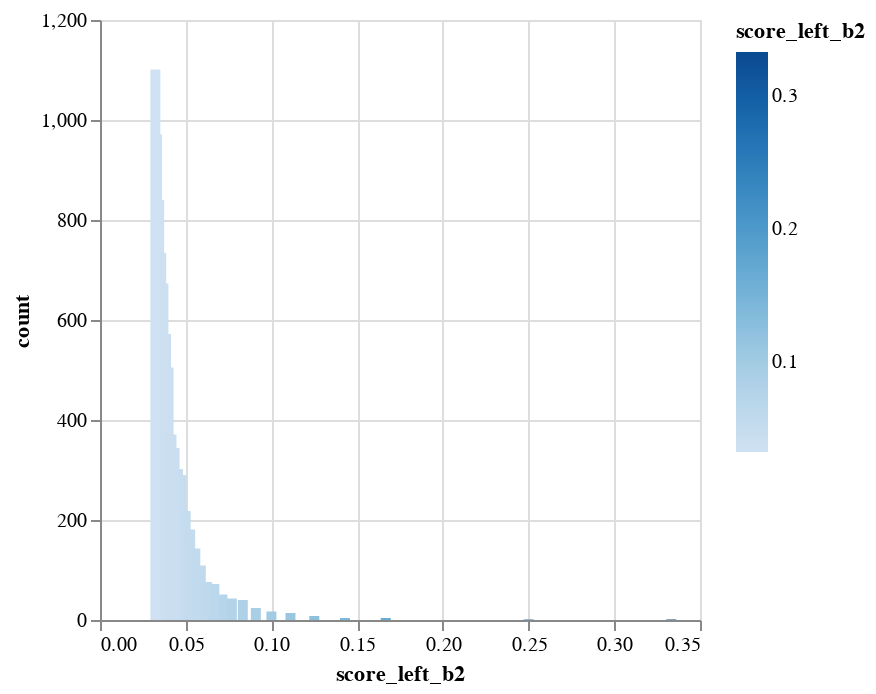
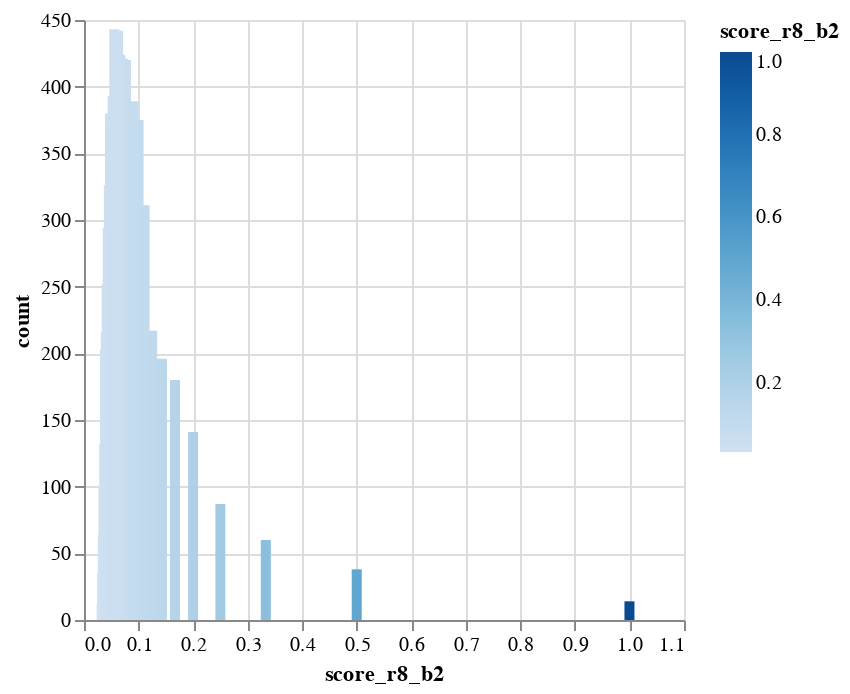

Notebook cell for these charts, in order:
### Code cell
show_b_stats('score_left_b2')
show_b_stats('score_r8_b2')

### Figure 1 — Vega-Lite specification as saved in the notebook (floating-point values rounded to 4 significant figures)
{"config": {"view": {"continuousWidth": 300, "continuousHeight": 300}}, "data": {"name": "data-8aadc75aedb4e7e9cd1e24ab9dddc05b"}, "mark": {"type": "bar", "tooltip": true}, "encoding": {"color": {"field": "score_left_b2", "type": "quantitative"}, "x": {"field": "score_left_b2", "type": "quantitative"}, "y": {"field": "count", "type": "quantitative"}}, "params": [{"name": "param_3", "select": {"type": "interval", "encodings": ["x", "y"]}, "bind": "scales"}], "$schema": "https://vega.github.io/schema/vega-lite/v5.20.1.json", "datasets": {"data-8aadc75aedb4e7e9cd1e24ab9dddc05b": [{"score_left_b2": 0.0333, "count": 971}, {"score_left_b2": 0.0588, "count": 109}, {"score_left_b2": 0.125, "count": 8}, {"score_left_b2": 0.0476, "count": 290}, {"score_left_b2": 0.0769, "count": 43}, {"score_left_b2": 0.037, "count": 673}, {"score_left_b2": 0.1, "count": 17}, {"score_left_b2": 0.0833, "count": 40}, {"score_left_b2": 0.0714, "count": 51}, {"score_left_b2": 0.0345, "count": 840}, {"score_left_b2": 0.3333, "count": 1}, {"score_left_b2": 0.04, "count": 505}, {"score_left_b2": 0.0625, "count": 76}, {"score_left_b2": 0.0357, "count": 734}, {"score_left_b2": 0.05, "count": 218}, {"score_left_b2": 0.1111, "count": 14}, {"score_left_b2": 0.0455, "count": 302}, {"score_left_b2": 0.0667, "count": 72}, {"score_left_b2": 0.25, "count": 1}, {"score_left_b2": 0.0435, "count": 344}, {"score_left_b2": 0.0323, "count": 1101}, {"score_left_b2": 0.1429, "count": 4}, {"score_left_b2": 0.1667, "count": 4}, {"score_left_b2": 0.0385, "count": 572}, {"score_left_b2": 0.0909, "count": 24}, {"score_left_b2": 0.0417, "count": 371}, {"score_left_b2": 0.0526, "count": 181}, {"score_left_b2": 0.0556, "count": 143}]}}

### Figure 2 — Vega-Lite specification as saved in the notebook (floating-point values rounded to 4 significant figures)
{"config": {"view": {"continuousWidth": 300, "continuousHeight": 300}}, "data": {"name": "data-065870da850718296f29d3e986a21bd9"}, "mark": {"type": "bar", "tooltip": true}, "encoding": {"color": {"field": "score_r8_b2", "type": "quantitative"}, "x": {"field": "score_r8_b2", "type": "quantitative"}, "y": {"field": "count", "type": "quantitative"}}, "params": [{"name": "param_4", "select": {"type": "interval", "encodings": ["x", "y"]}, "bind": "scales"}], "$schema": "https://vega.github.io/schema/vega-lite/v5.20.1.json", "datasets": {"data-065870da850718296f29d3e986a21bd9": [{"score_r8_b2": 0.125, "count": 217}, {"score_r8_b2": 0.0476, "count": 380}, {"score_r8_b2": 0.0588, "count": 407}, {"score_r8_b2": 0.0333, "count": 35}, {"score_r8_b2": 0.0769, "count": 420}, {"score_r8_b2": 0.037, "count": 132}, {"score_r8_b2": 0.0714, "count": 421}, {"score_r8_b2": 0.1, "count": 375}, {"score_r8_b2": 0.0833, "count": 368}, {"score_r8_b2": 0.5, "count": 38}, {"score_r8_b2": 0.0345, "count": 64}, {"score_r8_b2": 0.3333, "count": 60}, {"score_r8_b2": 0.0625, "count": 442}, {"score_r8_b2": 0.04, "count": 216}, {"score_r8_b2": 0.1111, "count": 311}, {"score_r8_b2": 0.0667, "count": 424}, {"score_r8_b2": 0.0455, "count": 326}, {"score_r8_b2": 0.05, "count": 369}, {"score_r8_b2": 0.0357, "count": 100}, {"score_r8_b2": 0.25, "count": 87}, {"score_r8_b2": 0.0323, "count": 12}, {"score_r8_b2": 0.0435, "count": 294}, {"score_r8_b2": 0.2, "count": 141}, {"score_r8_b2": 0.1429, "count": 196}, {"score_r8_b2": 1.0, "count": 14}, {"score_r8_b2": 0.0385, "count": 203}, {"score_r8_b2": 0.1667, "count": 180}, {"score_r8_b2": 0.0909, "count": 389}, {"score_r8_b2": 0.0417, "count": 252}, {"score_r8_b2": 0.0526, "count": 393}, {"score_r8_b2": 0.0556, "count": 443}]}}
